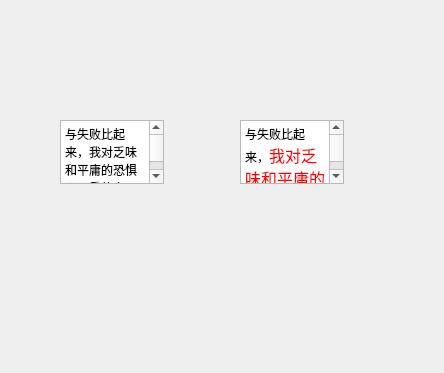
<?xml version="1.0" encoding="UTF-8"?>
<ui version="4.0">
 <class>Form</class>
 <widget class="QWidget" name="Form">
  <property name="geometry">
   <rect>
    <x>0</x>
    <y>0</y>
    <width>444</width>
    <height>373</height>
   </rect>
  </property>
  <property name="windowTitle">
   <string>Form</string>
  </property>
  <widget class="QTextEdit" name="textEdit">
   <property name="geometry">
    <rect>
     <x>60</x>
     <y>120</y>
     <width>104</width>
     <height>64</height>
    </rect>
   </property>
   <property name="html">
    <string>&lt;!DOCTYPE HTML PUBLIC &quot;-//W3C//DTD HTML 4.0//EN&quot; &quot;http://www.w3.org/TR/REC-html40/strict.dtd&quot;&gt;
&lt;html&gt;&lt;head&gt;&lt;meta name=&quot;qrichtext&quot; content=&quot;1&quot; /&gt;&lt;style type=&quot;text/css&quot;&gt;
p, li { white-space: pre-wrap; }
&lt;/style&gt;&lt;/head&gt;&lt;body style=&quot; font-family:'SimSun'; font-size:9pt; font-weight:400; font-style:normal;&quot;&gt;
&lt;p style=&quot; margin-top:0px; margin-bottom:0px; margin-left:0px; margin-right:0px; -qt-block-indent:0; text-indent:0px;&quot;&gt;与失败比起来，我对乏味和平庸的恐惧要严重的多&lt;/p&gt;&lt;/body&gt;&lt;/html&gt;</string>
   </property>
  </widget>
  <widget class="QTextEdit" name="textEdit_2">
   <property name="geometry">
    <rect>
     <x>240</x>
     <y>120</y>
     <width>104</width>
     <height>64</height>
    </rect>
   </property>
   <property name="html">
    <string>&lt;!DOCTYPE HTML PUBLIC &quot;-//W3C//DTD HTML 4.0//EN&quot; &quot;http://www.w3.org/TR/REC-html40/strict.dtd&quot;&gt;
&lt;html&gt;&lt;head&gt;&lt;meta name=&quot;qrichtext&quot; content=&quot;1&quot; /&gt;&lt;style type=&quot;text/css&quot;&gt;
p, li { white-space: pre-wrap; }
&lt;/style&gt;&lt;/head&gt;&lt;body style=&quot; font-family:'SimSun'; font-size:9pt; font-weight:400; font-style:normal;&quot;&gt;
&lt;p style=&quot; margin-top:0px; margin-bottom:0px; margin-left:0px; margin-right:0px; -qt-block-indent:0; text-indent:0px;&quot;&gt;与失败比起来，&lt;span style=&quot; font-size:12pt; color:#ff0000;&quot;&gt;我对乏味和平庸的恐惧要严重的多&lt;/span&gt;&lt;/p&gt;&lt;/body&gt;&lt;/html&gt;</string>
   </property>
  </widget>
 </widget>
 <resources/>
 <connections/>
</ui>
